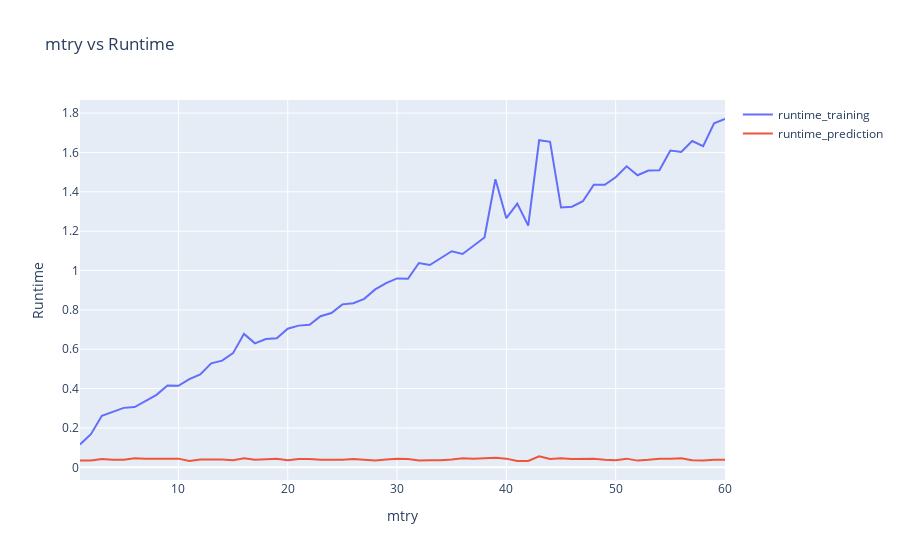
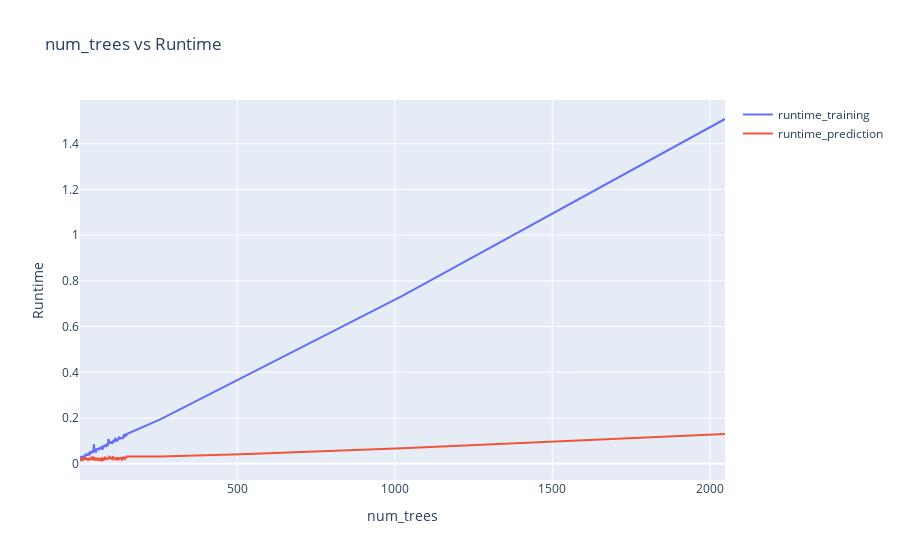
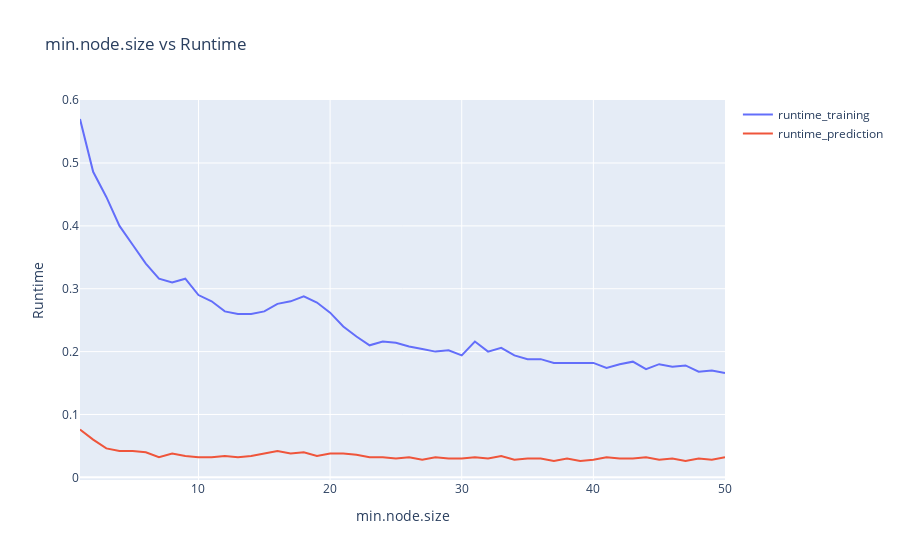
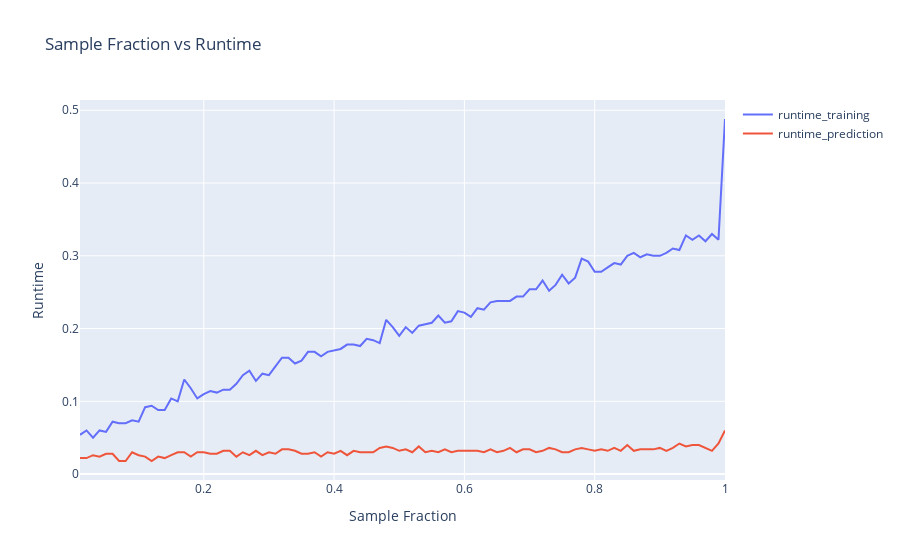

Notebook source saved alongside these figures, in order:
### Markdown cell above
## Runtime and Predictiontime for solo dataframe

### Code cell
import plotly.graph_objects as go


fig1 = go.Figure()
fig1.add_trace(go.Scatter(x=mtry_df['mtry'], y=mtry_df['runtime_training'], mode='lines', name='runtime_training'))
fig1.add_trace(go.Scatter(x=mtry_df['mtry'], y=mtry_df['runtime_prediction'], mode='lines', name='runtime_prediction'))
fig1.update_layout(title='mtry vs Runtime', xaxis_title='mtry', yaxis_title='Runtime')
fig1.show()


fig2 = go.Figure()
fig2.add_trace(go.Scatter(x=num_trees_df['num_trees'], y=num_trees_df['runtime_training'], mode='lines', name='runtime_training'))
fig2.add_trace(go.Scatter(x=num_trees_df['num_trees'], y=num_trees_df['runtime_prediction'], mode='lines', name='runtime_prediction'))
fig2.update_layout(title='num_trees vs Runtime', xaxis_title='num_trees', yaxis_title='Runtime')
fig2.show()


fig3 = go.Figure()
fig3.add_trace(go.Scatter(x=min_node_size_df['min.node.size'], y=min_node_size_df['runtime_training'], mode='lines', name='runtime_training'))
fig3.add_trace(go.Scatter(x=min_node_size_df['min.node.size'], y=min_node_size_df['runtime_prediction'], mode='lines', name='runtime_prediction'))
fig3.update_layout(title='min.node.size vs Runtime', xaxis_title='min.node.size', yaxis_title='Runtime')
fig3.show()


fig4 = go.Figure()
fig4.add_trace(go.Scatter(x=sample_fraction_df['sample.fraction'], y=sample_fraction_df['runtime_training'], mode='lines', name='runtime_training'))
fig4.add_trace(go.Scatter(x=sample_fraction_df['sample.fraction'], y=sample_fraction_df['runtime_prediction'], mode='lines', name='runtime_prediction'))
fig4.update_layout(title='Sample Fraction vs Runtime', xaxis_title='Sample Fraction', yaxis_title='Runtime')
fig4.show()


fig5 = go.Figure()
fig5.add_trace(go.Bar(x=replace_df['replace'], y=replace_df['runtime_training'], name='runtime_training'))
fig5.add_trace(go.Bar(x=replace_df['replace'], y=replace_df['runtime_prediction'], name='runtime_prediction'))
fig5.update_layout(title='Runtime vs Replace', xaxis_title='Replace', yaxis_title='Runtime')
fig5.show()

### Figure 1 — Plotly figure (JSON) as saved in the notebook; plotly's stock layout.template omitted (floating-point values rounded to 4 significant figures)
{"data": [{"mode": "lines", "name": "runtime_training", "type": "scatter", "x": [1, 2, 3, 4, 5, 6, 7, 8, 9, 10, 11, 12, 13, 14, 15, 16, 17, 18, 19, 20, 21, 22, 23, 24, 25, 26, 27, 28, 29, 30, 31, 32, 33, 34, 35, 36, 37, 38, 39, 40, 41, 42, 43, 44, 45, 46, 47, 48, 49, 50, 51, 52, 53, 54, 55, 56, 57, 58, 59, 60], "y": [0.116, 0.168, 0.262, 0.282, 0.302, 0.306, 0.338, 0.368, 0.416, 0.414, 0.448, 0.472, 0.528, 0.542, 0.58, 0.678, 0.63, 0.652, 0.656, 0.704, 0.72, 0.724, 0.768, 0.784, 0.828, 0.834, 0.856, 0.904, 0.936, 0.96, 0.958, 1.038, 1.028, 1.064, 1.098, 1.084, 1.126, 1.168, 1.464, 1.266, 1.34, 1.228, 1.662, 1.654, 1.32, 1.324, 1.352, 1.436, 1.436, 1.474, 1.53, 1.484, 1.508, 1.51, 1.61, 1.602, 1.658, 1.632, 1.748, 1.77]}, {"mode": "lines", "name": "runtime_prediction", "type": "scatter", "x": [1, 2, 3, 4, 5, 6, 7, 8, 9, 10, 11, 12, 13, 14, 15, 16, 17, 18, 19, 20, 21, 22, 23, 24, 25, 26, 27, 28, 29, 30, 31, 32, 33, 34, 35, 36, 37, 38, 39, 40, 41, 42, 43, 44, 45, 46, 47, 48, 49, 50, 51, 52, 53, 54, 55, 56, 57, 58, 59, 60], "y": [0.034, 0.034, 0.042, 0.038, 0.038, 0.046, 0.044, 0.044, 0.042, 0.044, 0.032, 0.04, 0.04, 0.04, 0.036, 0.046, 0.038, 0.04, 0.044, 0.036, 0.042, 0.042, 0.038, 0.038, 0.038, 0.042, 0.038, 0.034, 0.04, 0.044, 0.042, 0.034, 0.036, 0.036, 0.04, 0.046, 0.044, 0.046, 0.048, 0.044, 0.032, 0.032, 0.056, 0.042, 0.046, 0.042, 0.042, 0.044, 0.038, 0.036, 0.044, 0.034, 0.038, 0.044, 0.044, 0.046, 0.036, 0.034, 0.038, 0.038]}], "layout": {"title": {"text": "mtry vs Runtime"}, "xaxis": {"title": {"text": "mtry"}}, "yaxis": {"title": {"text": "Runtime"}}}}

### Figure 2 — Plotly figure (JSON) as saved in the notebook; plotly's stock layout.template omitted (floating-point values rounded to 4 significant figures; data arrays with more than 128 entries replaced by an {"elided": "..."} marker saying what was removed)
{"data": [{"mode": "lines", "name": "runtime_training", "type": "scatter", "x": {"elided": "154 int values"}, "y": {"elided": "154 float values"}}, {"mode": "lines", "name": "runtime_prediction", "type": "scatter", "x": {"elided": "154 int values"}, "y": {"elided": "154 float values"}}], "layout": {"title": {"text": "num_trees vs Runtime"}, "xaxis": {"title": {"text": "num_trees"}}, "yaxis": {"title": {"text": "Runtime"}}}}

### Figure 3 — Plotly figure (JSON) as saved in the notebook; plotly's stock layout.template omitted (floating-point values rounded to 4 significant figures)
{"data": [{"mode": "lines", "name": "runtime_training", "type": "scatter", "x": [1, 2, 3, 4, 5, 6, 7, 8, 9, 10, 11, 12, 13, 14, 15, 16, 17, 18, 19, 20, 21, 22, 23, 24, 25, 26, 27, 28, 29, 30, 31, 32, 33, 34, 35, 36, 37, 38, 39, 40, 41, 42, 43, 44, 45, 46, 47, 48, 49, 50], "y": [0.57, 0.486, 0.446, 0.4, 0.37, 0.34, 0.316, 0.31, 0.316, 0.29, 0.28, 0.264, 0.26, 0.26, 0.264, 0.276, 0.28, 0.288, 0.278, 0.262, 0.24, 0.224, 0.21, 0.216, 0.214, 0.208, 0.204, 0.2, 0.202, 0.194, 0.216, 0.2, 0.206, 0.194, 0.188, 0.188, 0.182, 0.182, 0.182, 0.182, 0.174, 0.18, 0.184, 0.172, 0.18, 0.176, 0.178, 0.168, 0.17, 0.166]}, {"mode": "lines", "name": "runtime_prediction", "type": "scatter", "x": [1, 2, 3, 4, 5, 6, 7, 8, 9, 10, 11, 12, 13, 14, 15, 16, 17, 18, 19, 20, 21, 22, 23, 24, 25, 26, 27, 28, 29, 30, 31, 32, 33, 34, 35, 36, 37, 38, 39, 40, 41, 42, 43, 44, 45, 46, 47, 48, 49, 50], "y": [0.076, 0.06, 0.046, 0.042, 0.042, 0.04, 0.032, 0.038, 0.034, 0.032, 0.032, 0.034, 0.032, 0.034, 0.038, 0.042, 0.038, 0.04, 0.034, 0.038, 0.038, 0.036, 0.032, 0.032, 0.03, 0.032, 0.028, 0.032, 0.03, 0.03, 0.032, 0.03, 0.034, 0.028, 0.03, 0.03, 0.026, 0.03, 0.026, 0.028, 0.032, 0.03, 0.03, 0.032, 0.028, 0.03, 0.026, 0.03, 0.028, 0.032]}], "layout": {"title": {"text": "min.node.size vs Runtime"}, "xaxis": {"title": {"text": "min.node.size"}}, "yaxis": {"title": {"text": "Runtime"}}}}

### Figure 4 — Plotly figure (JSON) as saved in the notebook; plotly's stock layout.template omitted (floating-point values rounded to 4 significant figures)
{"data": [{"mode": "lines", "name": "runtime_training", "type": "scatter", "x": [0.01, 0.02, 0.03, 0.04, 0.05, 0.06, 0.07, 0.08, 0.09, 0.1, 0.11, 0.12, 0.13, 0.14, 0.15, 0.16, 0.17, 0.18, 0.19, 0.2, 0.21, 0.22, 0.23, 0.24, 0.25, 0.26, 0.27, 0.28, 0.29, 0.3, 0.31, 0.32, 0.33, 0.34, 0.35, 0.36, 0.37, 0.38, 0.39, 0.4, 0.41, 0.42, 0.43, 0.44, 0.45, 0.46, 0.47, 0.48, 0.49, 0.5, 0.51, 0.52, 0.53, 0.54, 0.55, 0.56, 0.57, 0.58, 0.59, 0.6, 0.61, 0.62, 0.63, 0.64, 0.65, 0.66, 0.67, 0.68, 0.69, 0.7, 0.71, 0.72, 0.73, 0.74, 0.75, 0.76, 0.77, 0.78, 0.79, 0.8, 0.81, 0.82, 0.83, 0.84, 0.85, 0.86, 0.87, 0.88, 0.89, 0.9, 0.91, 0.92, 0.93, 0.94, 0.95, 0.96, 0.97, 0.98, 0.99, 1], "y": [0.054, 0.06, 0.05, 0.06, 0.058, 0.072, 0.07, 0.07, 0.074, 0.072, 0.092, 0.094, 0.088, 0.088, 0.104, 0.1, 0.13, 0.118, 0.104, 0.11, 0.114, 0.112, 0.116, 0.116, 0.124, 0.136, 0.142, 0.128, 0.138, 0.136, 0.148, 0.16, 0.16, 0.152, 0.156, 0.168, 0.168, 0.162, 0.168, 0.17, 0.172, 0.178, 0.178, 0.176, 0.186, 0.184, 0.18, 0.212, 0.202, 0.19, 0.202, 0.194, 0.204, 0.206, 0.208, 0.218, 0.208, 0.21, 0.224, 0.222, 0.216, 0.228, 0.226, 0.236, 0.238, 0.238, 0.238, 0.244, 0.244, 0.254, 0.254, 0.266, 0.252, 0.26, 0.274, 0.262, 0.27, 0.296, 0.292, 0.278, 0.278, 0.284, 0.29, 0.288, 0.3, 0.304, 0.298, 0.302, 0.3, 0.3, 0.304, 0.31, 0.308, 0.328, 0.322, 0.328, 0.32, 0.33, 0.322, 0.488]}, {"mode": "lines", "name": "runtime_prediction", "type": "scatter", "x": [0.01, 0.02, 0.03, 0.04, 0.05, 0.06, 0.07, 0.08, 0.09, 0.1, 0.11, 0.12, 0.13, 0.14, 0.15, 0.16, 0.17, 0.18, 0.19, 0.2, 0.21, 0.22, 0.23, 0.24, 0.25, 0.26, 0.27, 0.28, 0.29, 0.3, 0.31, 0.32, 0.33, 0.34, 0.35, 0.36, 0.37, 0.38, 0.39, 0.4, 0.41, 0.42, 0.43, 0.44, 0.45, 0.46, 0.47, 0.48, 0.49, 0.5, 0.51, 0.52, 0.53, 0.54, 0.55, 0.56, 0.57, 0.58, 0.59, 0.6, 0.61, 0.62, 0.63, 0.64, 0.65, 0.66, 0.67, 0.68, 0.69, 0.7, 0.71, 0.72, 0.73, 0.74, 0.75, 0.76, 0.77, 0.78, 0.79, 0.8, 0.81, 0.82, 0.83, 0.84, 0.85, 0.86, 0.87, 0.88, 0.89, 0.9, 0.91, 0.92, 0.93, 0.94, 0.95, 0.96, 0.97, 0.98, 0.99, 1], "y": [0.022, 0.022, 0.026, 0.024, 0.028, 0.028, 0.018, 0.018, 0.03, 0.026, 0.024, 0.018, 0.024, 0.022, 0.026, 0.03, 0.03, 0.024, 0.03, 0.03, 0.028, 0.028, 0.032, 0.032, 0.024, 0.03, 0.026, 0.032, 0.026, 0.03, 0.028, 0.034, 0.034, 0.032, 0.028, 0.028, 0.03, 0.024, 0.03, 0.028, 0.032, 0.026, 0.032, 0.03, 0.03, 0.03, 0.036, 0.038, 0.036, 0.032, 0.034, 0.03, 0.038, 0.03, 0.032, 0.03, 0.034, 0.03, 0.032, 0.032, 0.032, 0.032, 0.03, 0.034, 0.03, 0.032, 0.036, 0.03, 0.034, 0.034, 0.03, 0.032, 0.036, 0.034, 0.03, 0.03, 0.034, 0.036, 0.034, 0.032, 0.034, 0.032, 0.036, 0.032, 0.04, 0.032, 0.034, 0.034, 0.034, 0.036, 0.032, 0.036, 0.042, 0.038, 0.04, 0.04, 0.036, 0.032, 0.042, 0.06]}], "layout": {"title": {"text": "Sample Fraction vs Runtime"}, "xaxis": {"title": {"text": "Sample Fraction"}}, "yaxis": {"title": {"text": "Runtime"}}}}
